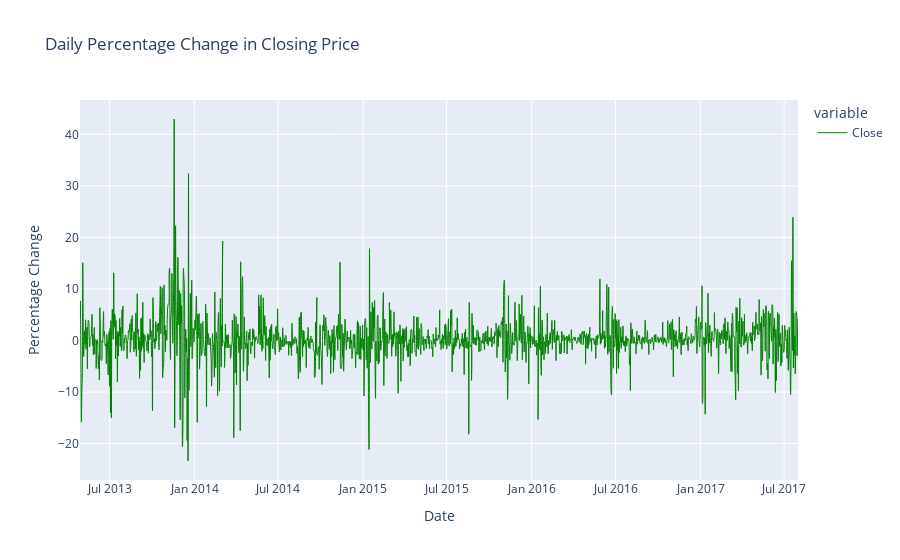

The cell this chart's notebook holds for it:
### Code cell
fig = px.line(close_pc, title='Daily Percentage Change in Closing Price', labels={'value': 'Percentage Change'}, line_shape='spline')
fig.update_traces(line=dict(color='green',width=1))
fig.show()

### Figure 1 — Plotly figure (JSON) as saved in the notebook; plotly's stock layout.template omitted (floating-point values rounded to 4 significant figures; data arrays with more than 128 entries replaced by an {"elided": "..."} marker saying what was removed)
{"data": [{"hovertemplate": "variable=Close<br>Date=%{x}<br>Percentage Change=%{y}<extra></extra>", "legendgroup": "Close", "line": {"color": "green", "dash": "solid", "shape": "spline", "width": 1}, "marker": {"symbol": "circle"}, "mode": "lines", "name": "Close", "orientation": "v", "showlegend": true, "type": "scatter", "x": {"elided": "1556 str values"}, "xaxis": "x", "y": {"elided": "1556 float values"}, "yaxis": "y"}], "layout": {"legend": {"title": {"text": "variable"}, "tracegroupgap": 0}, "title": {"text": "Daily Percentage Change in Closing Price"}, "xaxis": {"anchor": "y", "domain": [0, 1], "title": {"text": "Date"}}, "yaxis": {"anchor": "x", "domain": [0, 1], "title": {"text": "Percentage Change"}}}}
